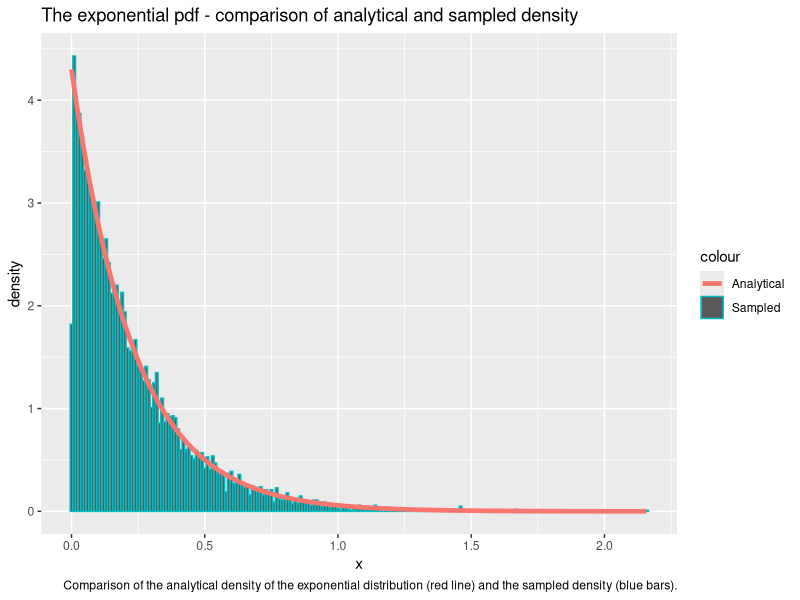
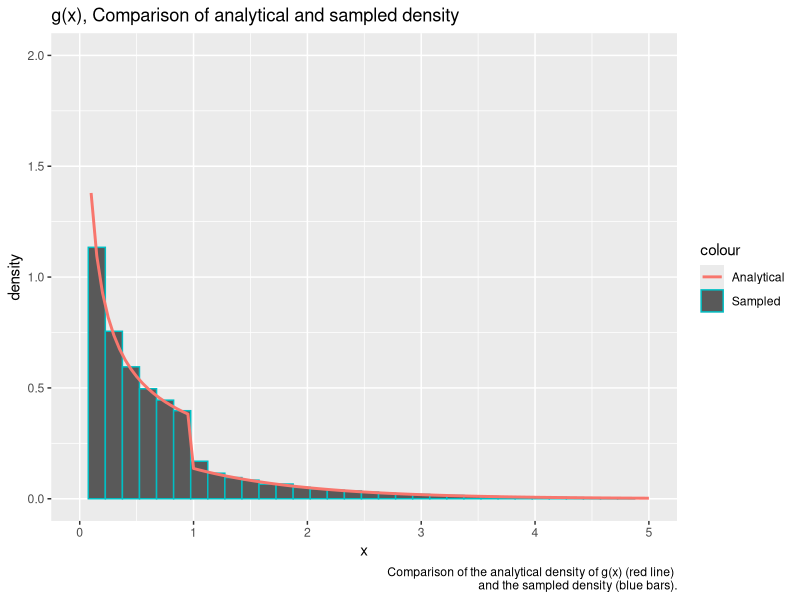
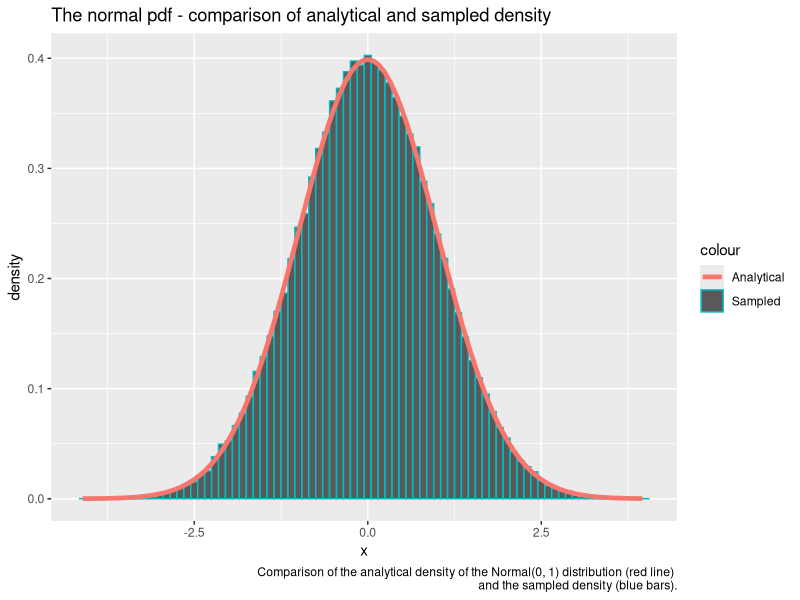
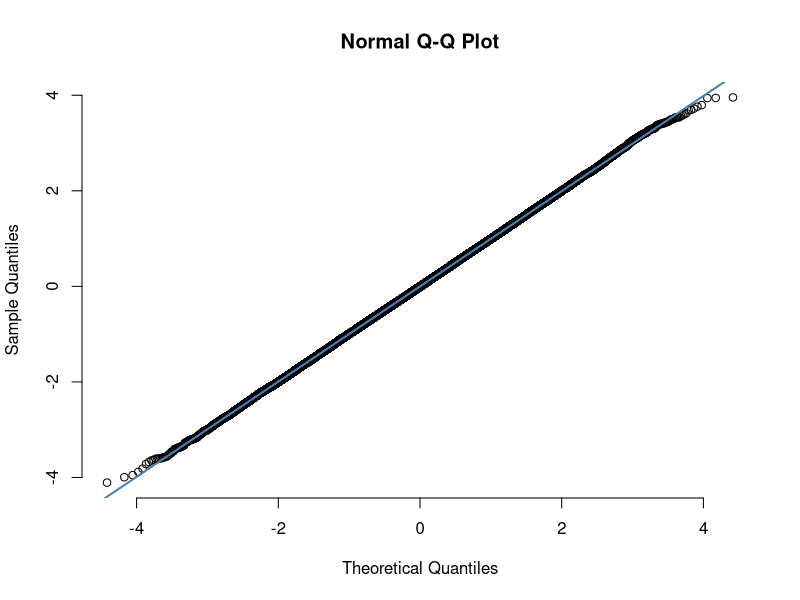
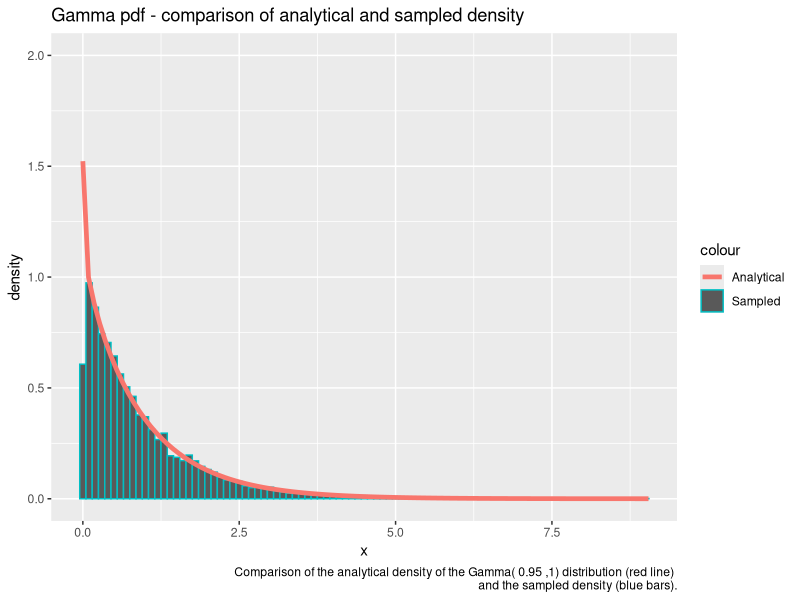
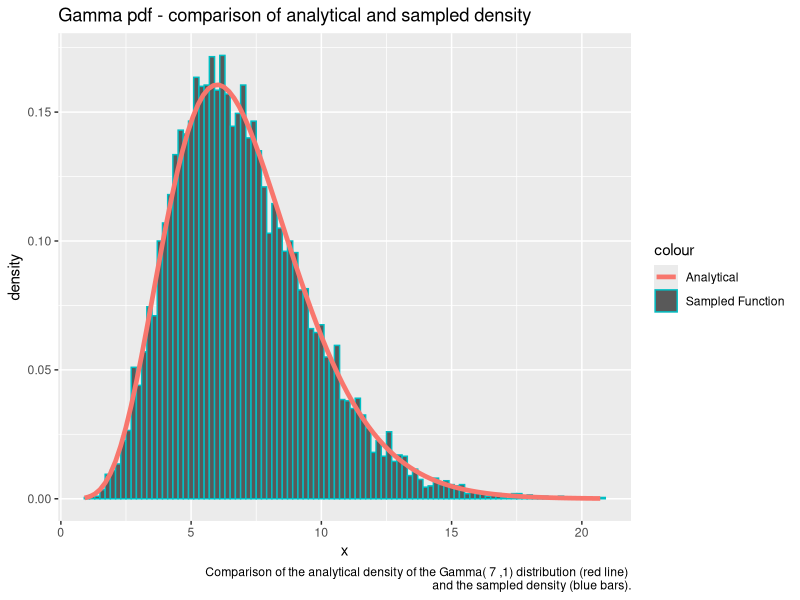
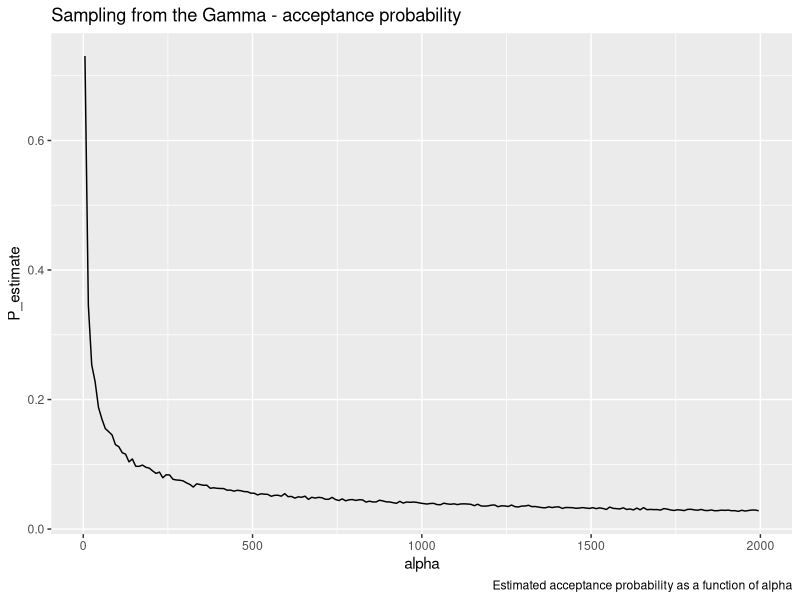
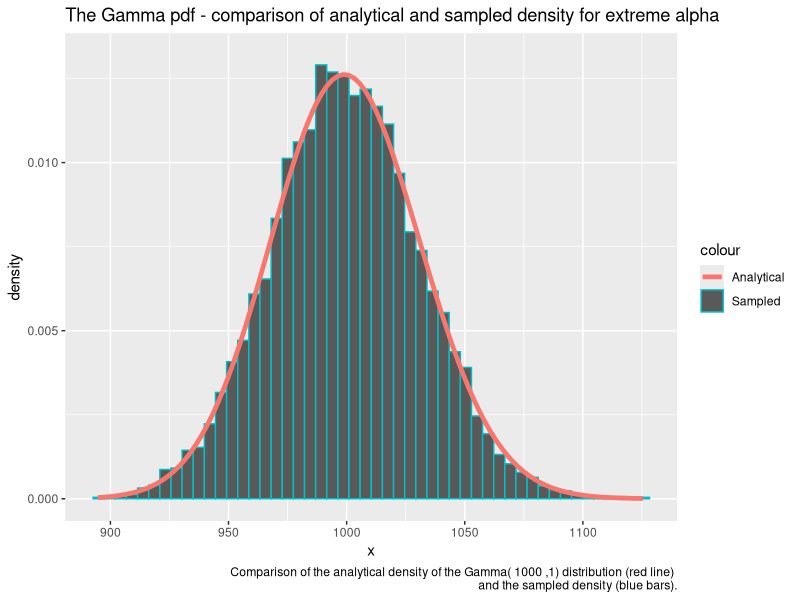

These figures' R source, in order:
## ---- chunk 1
library(formatR)
showsol <- FALSE
library(knitr)
opts_chunk$set(tidy.opts = list(width.cutoff = 68), tidy = TRUE, warning = FALSE, error = FALSE, message = FALSE, echo = TRUE)
## ---- chunk 2
library(ggplot2) # Load library for plotting
exponential<- function(lambda, n=1){ # Make default n = 1
  u = runif(n) # Draw uniformly distributed variables
  x = -1/lambda*log(u) # Do transformation to get exp. distr. variables 
  return(x)
}
## ---- chunk 3
n = 10000 # Number of samples
lambda = 4.300
x = exponential(lambda,n) # Draw samples from created function
cat('Theoretical mean: ', 1/lambda,' Computed mean: ', mean(x),'\n')
cat('Theoretical variance: ', 1/lambda^2, ' Computed variance: ', var(x))
## ---- chunk 4
# Prepare generated samples for plotting by putting them in a dataframe 
df2 <- data.frame(theo=seq(0,max(x),length.out=n), x=x)
# Plot the data
ggplot(df2, aes(x = x)) + geom_histogram(aes(y = ..density.., color = "Sampled"), binwidth=0.01) + stat_function(fun=dexp,geom = "line",size=1.6,args = (mean=lambda),aes(color="Analytical")) + ggtitle("The exponential pdf - comparison of analytical and sampled density") + labs(x='x', y='density', caption='Comparison of the analytical density of the exponential distribution (red line) and the sampled density (blue bars).')
## ---- chunk 5
# The function g(x) from problem A.2
g = function(x, alpha){
  c = alpha*exp(1)/(alpha+exp(1))
  result = vector(length = length(x))
  result[x<1.] = c*x[x<1.]^(alpha-1)
  result[x>=1.] = c*exp(-x[x>=1.])
  return(as.double(result))}

# The following function returns n from the density function g(x)
# by doing inversion sampling
G_inv = function(n, alpha){
  c = alpha*exp(1)/(alpha+exp(1))
  u = runif(n)
  result = vector(length = n)
  result[u < c/alpha] = (alpha/c * u[u < c/alpha])^(1/alpha)
  result[u >= c/alpha] = -log(1/alpha + exp(-1) - u[u >= c/alpha]/c)
  return(result)}

alpha = 0.4300
n = 100000
xsamples = G_inv(n, alpha) # Sample from the density function g(x) by inversion sampling
c = alpha*exp(1)/(alpha+exp(1))
mean = c/(alpha+1) + 2*c/exp(1)
cat('Theoretical mean: ', mean, ' Sampled mean: ', mean(xsamples))
## ---- chunk 6
variance = c/(alpha+2)+5*c/exp(1) - mean^2
cat('Theoretical variance: ', variance, ' Sampled variance: ', var(xsamples))
## ---- chunk 7
# Prepare generated samples for plotting by putting them in a dataframe 
df2 <- data.frame(theo=seq(0,max(xsamples),length.out=n), value=xsamples)
# Plot the data
ggplot(df2, aes(x = value)) + geom_histogram(aes(y = ..density.., color='Sampled'), binwidth=0.15) + stat_function(fun=g,geom = "line",size=1., args = (mean=alpha), alpha = 1., aes(color="Analytical")) + ggtitle("g(x), Comparison of analytical and sampled density") + ylim(0,2) + xlim(0,5)+labs(x='x', y='density', caption=paste('Comparison of the analytical density of g(x) (red line) \n and the sampled density (blue bars).'))
## ---- chunk 8
# Function to draw n i.i.d. Normal(0,1) variables based on Box-Muller transform
normal <- function(n){
  x_1 <- runif(n/2)
  x_2 <- exponential(1/2, n/2)
  y_1 <- sqrt(x_2)*cos(2*pi*x_1)
  y_2 <- sqrt(x_2)*sin(2*pi*x_1)
  y <- c(y_1,y_2)
  return(y)}
## ---- chunk 9
n = 100000
x <- normal(n) # Draw n i.i.d. Normal(0,1) variables
cat('Theoretical mean: ', 0,' Computed mean: ', mean(x),'\n')
cat('Theoretical variance: ', 1, ' Computed variance: ', var(x))
## ---- chunk 10
# Prepare generated samples for plotting by putting them in a dataframe 
df2 <- data.frame(theo=seq(0,max(x),length.out=n), value=x)
# Plot the data
ggplot(df2, aes(x = value)) + geom_histogram(aes(y = ..density.., col = "Sampled"), binwidth=0.1) + stat_function(fun=dnorm,aes(col = "Analytical"),geom = "line",size=1.6,args = list(mean=0, sd = 1)) + ggtitle("The normal pdf - comparison of analytical and sampled density") + labs(x='x', y='density', caption=paste('Comparison of the analytical density of the Normal(0, 1) distribution (red line) \n and the sampled density (blue bars).'))

# Make a qq-plot of the generated samples
qqnorm(x, pch = 1, frame = FALSE)
qqline(x, col = "steelblue", lwd = 2)
## ---- chunk 11
# Function to draw one sample of a d-variate Normal(mu, sigma) variable
# The function uses a transformation of d i.i.d. Normal(0,1) variables
normal_d <- function(d, mu, sigma){
  x <- normal(d)
  y <- mu + t(chol(sigma))%*%x
  return(y)}
## ---- chunk 12
d = 2
n = 100000
mu = c(1,2) # Mean vector
sigma = matrix(c(2.5,3,3,10),ncol=2,nrow=2) # Covariance matrix
sample = matrix(NA, ncol = d, nrow = n) # Prepare to draw samples
for (i in 1:n){
  sample[i,] <- normal_d(d,mu,sigma) # Draw n samples
}
average = apply(sample, 2, mean)
cat('Mean vector: \n')
average
covmat = cov(sample)
cat('Covariance matrix: \n')
covmat
## ---- chunk 13
library(nortest)
# Conduct Anderson-Daling test to check normality of the data
ad.test(sample[,1])
ad.test(sample[,2])
## ---- chunk 14
small_gamma = function(alpha, n=1){
  result = vector()
  iter = 0
  sampled = 0
  c = (1/alpha + exp(-1))/gamma(alpha)
  
  while(sampled < n){

    # Sample n realizations from g(x)
    x = G_inv(n, alpha)
    # Compute the acceptance probabilites for the n realizations
    probs = dgamma(x, alpha, rate=1) / (c * as.double(g(x, alpha)))
    # Generate n samples from U(0,1)
    u = runif(n)
    # Append samples where u < f(x) / c g(x)
    result = append(result, x[u <= probs])
    # Increase counters
    sampled = sampled + sum(u <= probs)
    iter = iter + n}
  # If redundant samples were generated, we do not want to count these as iterations
  iter = iter - length(result) + n
  # If redundant samples were generated, return only n samples
  return(list(samples = result[seq(1:n)], iter = iter))}
## ---- chunk 15
alpha = 0.95
G1 <- small_gamma(alpha, 10000) # Generate samples
df = data.frame(G1) # Put samples in dataframe to prepare for plotting

cat('Theoretical mean: ', alpha,' Computed mean: ', mean(G1$samples),'\n')
cat('Theoretical variance: ', alpha, ' Computed variance: ', var(G1$samples))
## ---- chunk 16
ggplot(data=df, aes(x=samples)) + geom_histogram(data=df, aes(x=samples, y=..density.., color="Sampled"), binwidth=0.1) +  stat_function(fun=dgamma, geom = "line",size=1.6, args = list(shape=alpha, rate=1), aes(x=samples, color = "Analytical")) + ggtitle("Gamma pdf - comparison of analytical and sampled density") + ylim(0. ,2.0) + labs(x='x', y='density', caption=paste('Comparison of the analytical density of the Gamma(', alpha, ',1) distribution (red line) \n and the sampled density (blue bars).'))
## ---- chunk 17
large_gamma <- function(alpha, n=1){
  # Log transformations of a and b+
  loga = 1/2 * (alpha - 1) * (log(alpha - 1) - 1)
  logb = 1/2 * (alpha + 1) * (log(alpha + 1) - 1)
  result = vector(mode="numeric")
  
  i = 0
  iter = 0
  while (i < n){
    iter = iter + 1 
    log_x_1 = loga + log(runif(1))
    log_x_2 = logb + log(runif(1))
    # Equivalent condition of (x_1, x_2) in C_f
    if (2*log_x_1 <= (alpha - 1)*(log_x_2 - log_x_1) - exp(log_x_2 - log_x_1)){
      result = append(result, exp(log_x_2 - log_x_1))
      i = i + 1
    }
    else{}
  }
  list(samples = result, iter = iter)
}
## ---- chunk 18
alpha = 7.
G2 = large_gamma(alpha, 10000)
cat('Theoretical mean: ', alpha,' Computed mean: ', mean(G2$samples),'\n')
cat('Theoretical variance: ', alpha, ' Computed variance: ', var(G2$samples))
## ---- chunk 19
df16 = data.frame(data=G2)

ggplot(df16, aes(x=data.samples)) + geom_histogram(data=df16, aes(x = data.samples, y=..density.., color="Sampled Function"), binwidth=0.2) + stat_function(fun=dgamma,geom = "line",size=1.6,aes(color='Analytical'),args = list(shape=alpha, rate = 1)) + ggtitle("Gamma pdf - comparison of analytical and sampled density") + labs(x='x', y='density', caption=paste('Comparison of the analytical density of the Gamma(', alpha, ',1) distribution (red line) \n and the sampled density (blue bars).'))
## ---- chunk 20
iterations = c()

for (alpha in seq(2, 2000, 10)){
  # Sample 1000 gamma variables for a particular alpha
  G = large_gamma(alpha, 1000)
  # Iter is here the average over all 1000 samples
  iterations = append(iterations, G$iter)
}

df15 = data.frame(alpha = seq(5, 2000, 10), P_estimate = 1000/iterations)

ggplot(df15, aes(x = alpha, y = P_estimate)) + geom_line() + ggtitle("Sampling from the Gamma - acceptance probability") + labs(caption='Estimated acceptance probability as a function of alpha')
## ---- chunk 21
#As specified above, gamma2 samples using rejection sampling for alpha < 1
# and the ratio of uniforms method for alpha > 1. If alpha = 1 we sample
# from the exponential
gamma2 = function(alpha, beta=1, n  = 1){
  if (alpha == 1.0){
    return(list(samples = exponential(beta, n), iter = n))
  }
  else if (alpha <= 1){
    G = small_gamma(alpha, n)
    #Insert rate / scale parameters
    G$samples = G$samples / beta
    return(G)
  }
  else if (alpha > 1){
    G = large_gamma(alpha, n)
    #Insert rate / scale parameters
    G$samples = G$samples / beta
    return(G)
  }
}

alpha = 1000
beta = 1
#Draw samples
G = gamma2(alpha, beta, 10000)
df17 <- data.frame(G)
#Compute the sampled density
histo = hist(G$samples, plot=F)
#Plot results
ggplot(df17, aes(x = samples)) + geom_histogram(aes(y = ..density.., color='Sampled'), bins=50) + stat_function(fun=dgamma,geom = "line",size=1.6,aes(color='Analytical'),args = list(shape=alpha, rate=beta)) + ggtitle("The Gamma pdf - comparison of analytical and sampled density for extreme alpha") + ylim(0, 1.1*max(histo$density)) + labs(x='x', y='density', caption=paste('Comparison of the analytical density of the Gamma(', alpha, ',1) distribution (red line) \n and the sampled density (blue bars).'))
## ---- chunk 22
library(MCMCpack)
#A function for fetching only the samples, not number of iterations
get_gamma_samples <- function(alpha){
  return(gamma2(alpha)$samples)
}

#Dirichlet sampler, as specified in the text above
dirichlet <- function(alpha){
  z<- sapply(alpha,get_gamma_samples)
  x <- z/sum(z)
  return(x)
}
## ---- chunk 23
k = 5
n = 20000
x <- matrix(NA, ncol = k, nrow = n)
#Sample the alphas from the exponential distribution
alpha <- exponential(1,k)
for (i in 1:n){
  x[i,] <- dirichlet(alpha)
}
cat('Theoretical mean: ', alpha/sum(alpha),'\n','Computed mean: ', apply(x,2,mean),'\n')
cat('Theoretical variance: ', alpha*(sum(alpha)-alpha)/(sum(alpha)^2*(sum(alpha)+1)),'\n', 'Computed variance: ', apply(x,2,var))
## ---- chunk 24
n <- 10000
alpha <- rep(1,k)
x <- matrix(NA, ncol = k, nrow = n)
for (i in 1:n){
  x[i,] <- dirichlet(alpha)
}
y <- as.vector(rdirichlet(n,alpha))
rfunc = data.frame(value = y)
ourfunc = data.frame(value = as.vector(x))
rfunc$type = 'R function'
ourfunc$type = 'Our function'
df = rbind(rfunc,ourfunc)
ggplot(df, aes(value, fill = type)) + 
   geom_histogram(alpha = 0.5, aes(y = ..density..), position = 'identity') + ggtitle('Comparison of Dirichlet samplers') + labs(x='x', y='density', caption=paste('Comparison of the sampled density of x_k\n sampled from our dirichlet sampler (red bars) and the sampler from MCMpack (blue bars)'))
## ---- chunk 25
df2 <- data.frame(theo=seq(0,max(x[,1]),length.out=n), value=x[,1])
ggplot(df2, aes(x = value)) + geom_histogram(aes(y = ..density.., colour = "Sampled"), 
      binwidth = 0.005) + stat_function(fun=dbeta,geom = "line",size=1.6,aes(col="Analytical"),args = list(shape1=1,shape2=k-1)) + ggtitle("Our function vs. analytical density") + labs(x='x', y='density', caption=paste('Comparison of the sampled density of x_1 sampled from our dirichlet sampler (blue bars) and the Beta distribution (red line)'))
## ---- chunk 26
#The unscaled density. Note that in the text we denote f as the actual density. 
f <- function(x){
  return((2+x)^125*(1-x)^38*x^34)
}
#Find c in f(x) / c g(x)
optimum = optimize(f,c(0,1),maximum = TRUE)

draw_samples <- function(n){
  samples <- rep(NA,n)
  iter = 0
  for (i in 1:n){
    finish = 0
    while(finish ==0){
      iter = iter + 1
      x_sample <- runif(1)
      #Compute acceptance probabilities
      alpha <- f(x_sample)/optimum$objective
      u = runif(1)
      if (u <=alpha){
        samples[i] <- x_sample
        finish <- 1
      }
    }
  }
  return(list(samples = samples, iterations = iter))
}
## ---- chunk 27
n = 10000
g <- function(x){
  return(f(x)*x)
}
#f_density is f / NC, where NC is the normalizing constant of f. 
f_density <- function(x){return(f(x)/integrate(f,0,1)$value)}
y <- draw_samples(n)
cat("Computed mean: ", sum(y$samples)/n, '\n')
cat("Theoretical mean: ", integrate(g,0,1)$value/integrate(f,0,1)$value, '\n')
df <- data.frame(theo=seq(0,1,length.out=n), value=y$samples)
ggplot(df, aes(x = value)) + geom_histogram(aes(y = ..density.., colour = "Sampled"), binwidth=0.001) + stat_function(fun=f_density,geom = "line",size=1.6,aes(colour="Analytical")) + ggtitle("Comparison of analytical and sampled density") + xlim(0,1) + geom_segment(x = sum(y$samples)/n, xend = sum(y$samples)/n, y = 0, yend = 100, aes(colour = "Mean"), size = 1.2, linetype = "longdash") + labs(x='x', y='density', caption=paste('Comparison of the sampled density of x_k sampled from our dirichlet sampler (red bars) and the sampler from MCMpack (blue bars)'))
## ---- chunk 28
cat("Average random numbers generated: ", y$iterations/n, '\n')
cat("Theoretical expected number: ", optimum$objective/integrate(f,0,1)$value)
## ---- chunk 29
#The new unscaled posterior target pdf, NC * f_new
unscaled_posterior_target = function(x){
  return(f_density(x)*dbeta(x, 1, 5))
}

#Compute the normalizing constant of f_new
NC_posterior = integrate(unscaled_posterior_target, 0, 1)$value

#Normalized new posterior target pdf, f_new
posterior_target = function(x){
  return(unscaled_posterior_target(x) / NC_posterior) 
}

#The density of x, f_new(x) * x
posterior_target_mean_density = function(x){
  return(x * posterior_target(x))
}

theoretical_mean = integrate(posterior_target_mean_density, 0, 1)$value

weights = posterior_target(y$samples) / f_density(y$samples)
posterior_mean = sum(y$samples*weights) / (n)
cat("IS posterior mean estimate:", posterior_mean, "\n")
cat("Analytical posterior mean:", theoretical_mean)
## ---- chunk 30
unscaled_weights = unscaled_posterior_target(y$samples) / f(y$samples)
posterior_mean_SN = sum(y$samples*unscaled_weights) / (sum(unscaled_weights))

cat("self-normalizing IS posterior mean estimate:", posterior_mean_SN, "\n")
cat("Analytical posterior mean:", theoretical_mean)
## ---- chunk 31
dbeta2 = function(x){
  return(dbeta(x, 1, 5))
}
est = sum(y$samples)/n
cat(paste('Mass left of x =',est,':', integrate(dbeta2, 0, est)$value))
